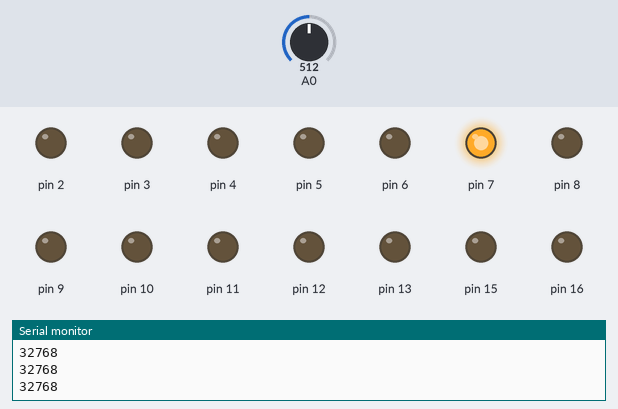
Recording of a sketch running on a simulated Arduino Uno, built with avr-gcc and run on an emulated ATmega328P. On the bench: output pins drawn as LEDs (lit = HIGH), the last lines printed to the serial monitor. Inputs (shaded band) come from the test bench; at power-on: A0 = 512. Pins used as bus, display or sensor lines are not drawn.

Above: at 0.8 s.
0.9 s: A0 set to 716
At 1.6 s:
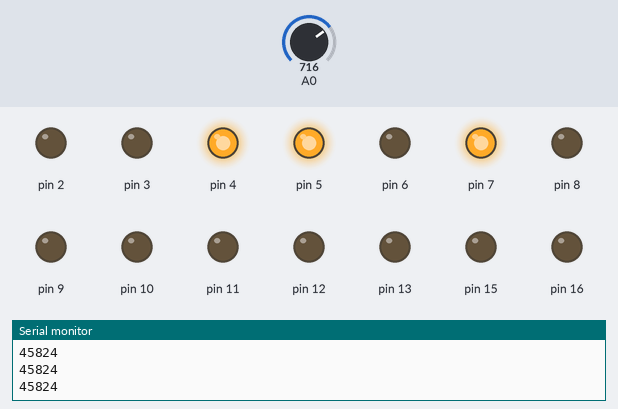
2.4 s: A0 set to 900
At 2.7 s:
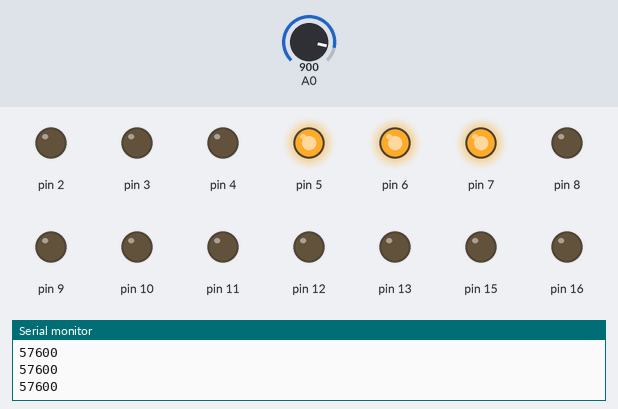
3.9 s: A0 set to 1023
At 5.0 s:
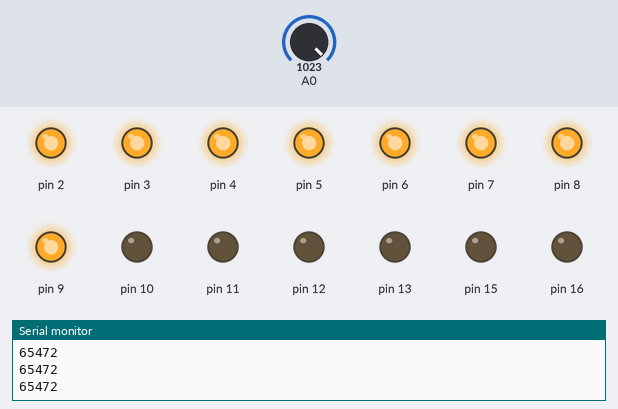
5.4 s: A0 set to 511
At 6.1 s:
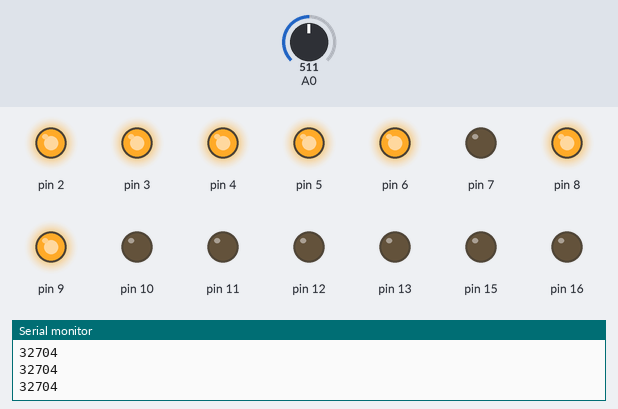
6.9 s: A0 set to 306
At 7.3 s:
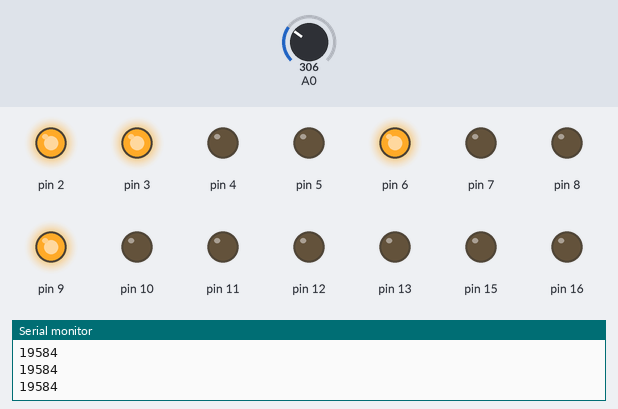
8.4 s: A0 set to 122
At 9.6 s:
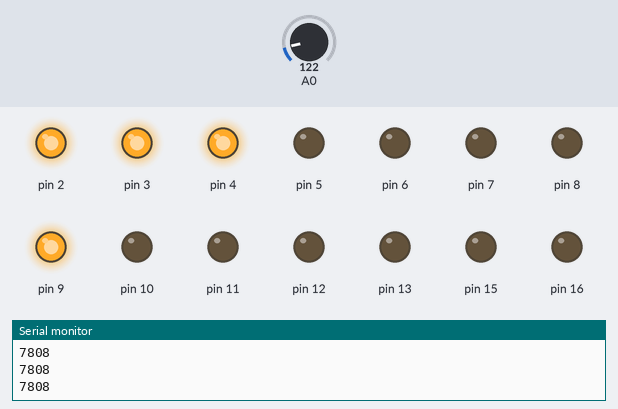
Timing chart, 0 to 10.9 s (numbered marks = the images above; inputs shaded):
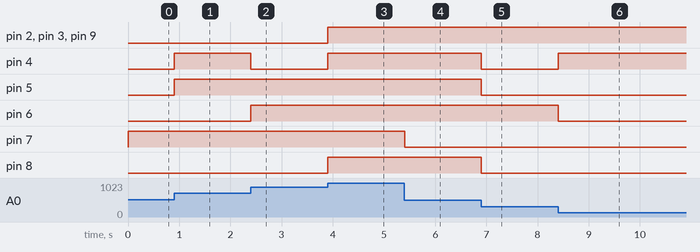

Measured:
- after the input at 0.9 s, pin 4, pin 5: LOW → HIGH at once
- after the input at 2.4 s, pin 4: HIGH → LOW at once; pin 6: LOW → HIGH at once
- after the input at 3.9 s, pin 2–4, pin 8, pin 9: LOW → HIGH at once
- after the input at 5.4 s, pin 7: HIGH → LOW at once
- after the input at 6.9 s, pin 4, pin 5, pin 8: HIGH → LOW at once
- after the input at 8.4 s, pin 4: LOW → HIGH at once; pin 6: HIGH → LOW at once

The sketch:

lab5-checkpoint01.ino
```cpp
#include <avr/io.h>
#include <avr/interrupt.h>
//#define F_CPU 16000000UL


int main(void) {
  DDRD = 0xFF;
  DDRB = 0xFF;
  DDRC = 0xFE;

  // ADMUX[7:6] = 00 -> (REFS1)(REFS0) ref AREF
  // ADMUX[5]   = 1  -> (ADLAR) Left aligned - 8bit ADCH: 2bit ADCL
  // ADMUX[3:0] = 0000 -> (MUX) ADC0 pin / PC0
  ADMUX = 0b00100000;

  Serial.begin(9600);
  while(1) {
    // ADCSRA[7]=1 -> (ADEN) ADC enable
    // ADCSRA[6]=1 -> (ADSC) ADC conversion
    // ADCSRA[5]=0 -> (ADSC) Disable auto trigger
    // ADCSRA[4]=0 -> (ADIF) ADC Interrupt Flag
    // ADCSRA[3]=0 -> (ADIE) ADC Interrupt Disable
    // ADCSRA[2:0]=111 -> (ADSP) Division factor / 128
    ADCSRA = 0b11000111;

    while (!(ADCSRA & (1 << ADIF)) ) {
      // do nothing
    }

    uint8_t low_bytes = ADCL;
    uint8_t high_bytes = ADCH;

    PORTD = high_bytes;
    PORTB = (low_bytes >> 6);

    uint16_t x = ADC;
    Serial.println(x);
    ADCSRA |= (1 << ADIF);
  }
}
```
